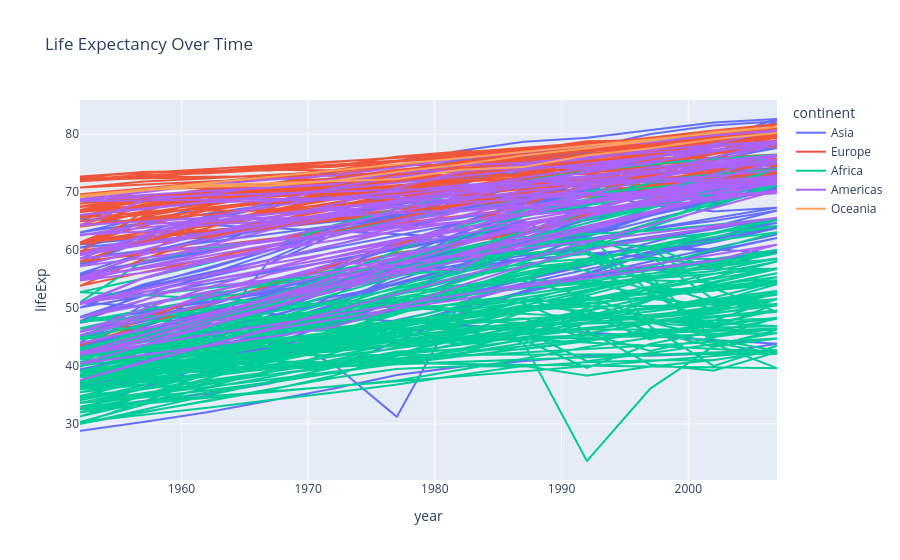

This figure's notebook cell:
### Markdown cell above
## Line Chart

Life expectancy over years for different continents.

### Code cell
fig = px.line(df, x="year", y="lifeExp", color="continent",
              title="Life Expectancy Over Time")
fig.show()

### Figure 1 — Plotly figure (JSON) as saved in the notebook; plotly's stock layout.template omitted (floating-point values rounded to 4 significant figures; data arrays with more than 128 entries replaced by an {"elided": "..."} marker saying what was removed)
{"data": [{"hovertemplate": "continent=Asia<br>year=%{x}<br>lifeExp=%{y}<extra></extra>", "legendgroup": "Asia", "line": {"color": "#636efa", "dash": "solid"}, "marker": {"symbol": "circle"}, "mode": "lines", "name": "Asia", "showlegend": true, "type": "scattergl", "x": {"elided": "396 int values"}, "xaxis": "x", "y": {"elided": "396 float values"}, "yaxis": "y"}, {"hovertemplate": "continent=Europe<br>year=%{x}<br>lifeExp=%{y}<extra></extra>", "legendgroup": "Europe", "line": {"color": "#EF553B", "dash": "solid"}, "marker": {"symbol": "circle"}, "mode": "lines", "name": "Europe", "showlegend": true, "type": "scattergl", "x": {"elided": "360 int values"}, "xaxis": "x", "y": {"elided": "360 float values"}, "yaxis": "y"}, {"hovertemplate": "continent=Africa<br>year=%{x}<br>lifeExp=%{y}<extra></extra>", "legendgroup": "Africa", "line": {"color": "#00cc96", "dash": "solid"}, "marker": {"symbol": "circle"}, "mode": "lines", "name": "Africa", "showlegend": true, "type": "scattergl", "x": {"elided": "624 int values"}, "xaxis": "x", "y": {"elided": "624 float values"}, "yaxis": "y"}, {"hovertemplate": "continent=Americas<br>year=%{x}<br>lifeExp=%{y}<extra></extra>", "legendgroup": "Americas", "line": {"color": "#ab63fa", "dash": "solid"}, "marker": {"symbol": "circle"}, "mode": "lines", "name": "Americas", "showlegend": true, "type": "scattergl", "x": {"elided": "300 int values"}, "xaxis": "x", "y": {"elided": "300 float values"}, "yaxis": "y"}, {"hovertemplate": "continent=Oceania<br>year=%{x}<br>lifeExp=%{y}<extra></extra>", "legendgroup": "Oceania", "line": {"color": "#FFA15A", "dash": "solid"}, "marker": {"symbol": "circle"}, "mode": "lines", "name": "Oceania", "showlegend": true, "type": "scattergl", "x": [1952, 1957, 1962, 1967, 1972, 1977, 1982, 1987, 1992, 1997, 2002, 2007, 1952, 1957, 1962, 1967, 1972, 1977, 1982, 1987, 1992, 1997, 2002, 2007], "xaxis": "x", "y": [69.12, 70.33, 70.93, 71.1, 71.93, 73.49, 74.74, 76.32, 77.56, 78.83, 80.37, 81.23, 69.39, 70.26, 71.24, 71.52, 71.89, 72.22, 73.84, 74.32, 76.33, 77.55, 79.11, 80.2], "yaxis": "y"}], "layout": {"legend": {"title": {"text": "continent"}, "tracegroupgap": 0}, "title": {"text": "Life Expectancy Over Time"}, "xaxis": {"anchor": "y", "domain": [0, 1], "title": {"text": "year"}}, "yaxis": {"anchor": "x", "domain": [0, 1], "title": {"text": "lifeExp"}}}}
